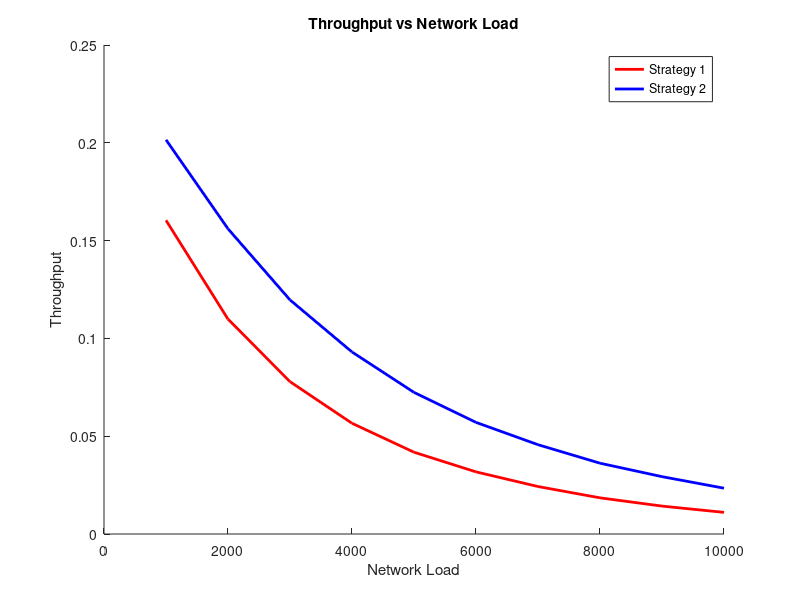

Write the MATLAB code that produced this figure.

data1 = load('stra1_throughput.txt');
x1 = data1(:, 1); 
y1 = data1(:, 2);

data2 = load('stra2_throughput.txt');
x2 = data2(:, 1); 
y2 = data2(:, 2);

figure;
hold on;
plot(x1, y1, 'r', 'LineWidth', 2);
plot(x2, y2, 'b', 'LineWidth', 2); 
hold off;

xlabel('Network Load');
ylabel('Throughput');
title('Throughput vs Network Load');
legend('Strategy 1', 'Strategy 2');
